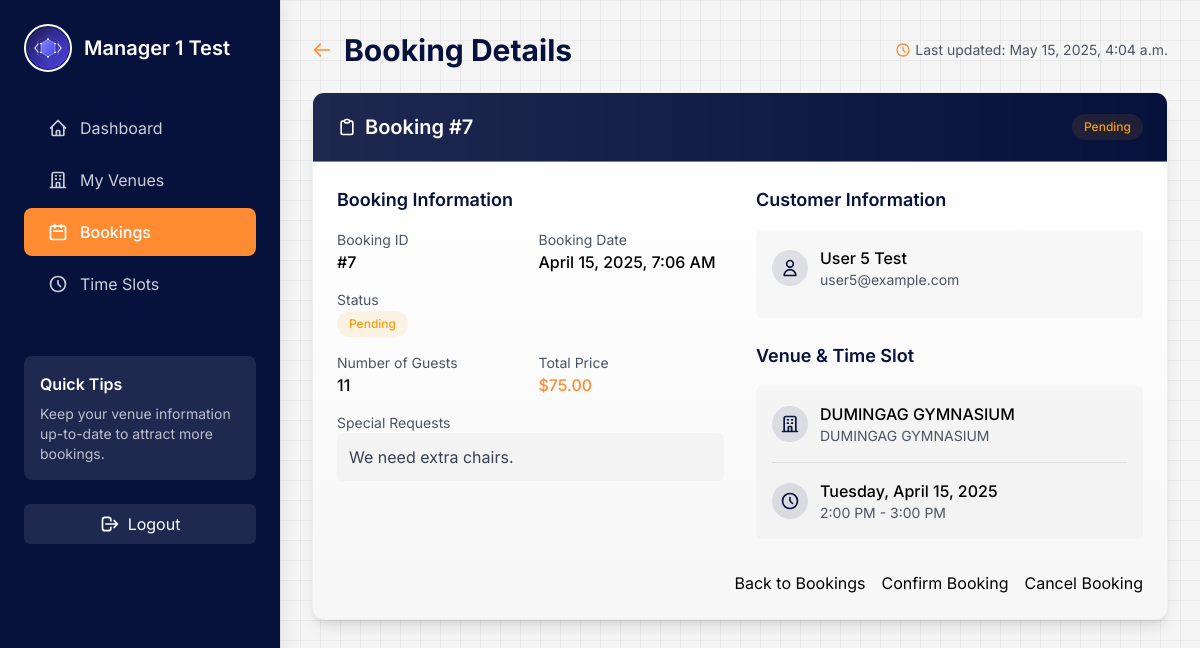
The page /manager/bookings/7/ (signed in) on the database as committed earlier.
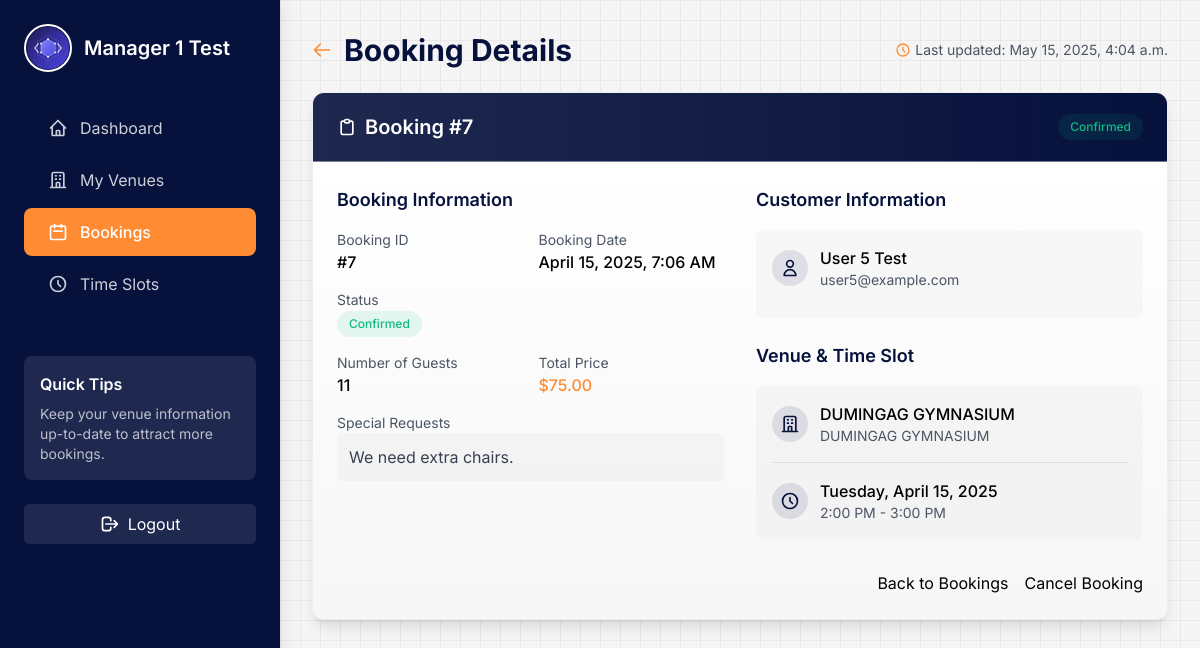
The same page on the database as committed later.
### booking/models/booking.py (models this page shows, shortened)
class Booking(models.Model):
    STATUS_CHOICES = [
        ('pending', 'Pending'),
        ('confirmed', 'Confirmed'),
        ('cancelled', 'Cancelled'),
    ]
    user = models.ForeignKey(User, on_delete=models.CASCADE, related_name='bookings')
    venue = models.ForeignKey(Venue, on_delete=models.CASCADE, related_name='bookings')
    time_slot = models.ForeignKey(TimeSlot, on_delete=models.CASCADE, related_name='bookings')
    num_guests = models.PositiveIntegerField()
    status = models.CharField(max_length=20, choices=STATUS_CHOICES, default='pending')
    special_requests = models.TextField(blank=True)
    total_price = models.DecimalField(max_digits=10, decimal_places=2)
    booking_date = models.DateTimeField(auto_now_add=True)
    class Meta:
        ordering = ['-booking_date']

### booking/models/venue.py (models this page shows, shortened)
class Venue(models.Model):
    STATUS_CHOICES = [
        ('active', 'Active'),
        ('maintenance', 'Under Maintenance'),
        ('inactive', 'Inactive'),
    ]
    name = models.CharField(max_length=200)
    description = models.TextField()
    address = models.CharField(max_length=255)
    capacity = models.PositiveIntegerField()
    hourly_rate = models.DecimalField(max_digits=10, decimal_places=2)
    image = models.ImageField(upload_to='venues/', blank=True, null=True)
    categories = models.ManyToManyField(Category, related_name='venues')
    manager = models.ForeignKey(VenueManager, on_delete=models.SET_NULL, null=True, related_name='managed_venues')
    status = models.CharField(max_length=20, choices=STATUS_CHOICES, default='active')
    created_at = models.DateTimeField(auto_now_add=True)
    updated_at = models.DateTimeField(auto_now=True)
    class Meta:
        ordering = ['name']

### booking/models/time_slot.py (models this page shows, shortened)
class TimeSlot(models.Model):
    venue = models.ForeignKey(Venue, on_delete=models.CASCADE, related_name='time_slots')
    date = models.DateField()
    start_time = models.TimeField()
    end_time = models.TimeField()
    is_available = models.BooleanField(default=True)
    class Meta:
        ordering = ['date', 'start_time']
        unique_together = ['venue', 'date', 'start_time']

### booking/views/manager_views.py (the view)
# urls.py: path('manager/bookings/<int:booking_id>/', views.manager_booking_detail, name='manager_booking_detail'),
@login_required
@venue_manager_required
def manager_booking_detail(request, booking_id):
    manager = request.user.venue_manager
    venues = Venue.objects.filter(manager=manager)
    booking = get_object_or_404(Booking, id=booking_id)
    if booking.venue.manager != manager:
        return HttpResponseForbidden("You don't have permission to view this booking.")
    context = {
        'booking': booking,
        'venues': venues,
    }
    return render(request, 'manager/booking_detail.html', context)

### booking/context_processors.py (called while the page is built)
def common_context(request):
    return {
        'all_categories': Category.objects.all(),
    }

### templates/manager/booking_detail.html (shortened to what the changed rows need)
<!DOCTYPE html>
<html lang="en">
<head>
    <script src="https://cdn.tailwindcss.com"></script>
</head>
<body>
<div class="dashboard-container">
    {% with active_page='bookings' %}
        {% include 'manager/components/sidebar.html' %}
    {% endwith %}
    <main class="p-8">
        <div class="flex justify-between items-center mb-6">
            <div class="flex items-center">
                <h1 class="text-3xl font-bold text-primary">Booking Details</h1>
            </div>
        </div>
        <div class="dashboard-card overflow-hidden shadow-lg mb-6">
            <div class="dashboard-card-header bg-gradient-to-r from-primary/90 to-primary">
                <h2 class="text-xl font-semibold text-white flex items-center">
                    <svg class="h-5 w-5 mr-2" fill="none" viewBox="0 0 24 24" stroke="currentColor">
                        <path stroke-linecap="round" stroke-linejoin="round" stroke-width="2" d="M9 5H7a2 2 0 00-2 2v12a2 2 0 002 2h10a2 2 0 002-2V7a2 2 0 00-2-2h-2M9 5a2 2 0 002 2h2a2 2 0 002-2M9 5a2 2 0 012-2h2a2 2 0 012 2"></path>
                    </svg>
                    Booking #{{ booking.id }}
                </h2>
                <span class="badge {% if booking.status == 'confirmed' %}badge-success{% elif booking.status == 'pending' %}badge-warning{% else %}badge-danger{% endif %}">
                    {{ booking.status|title }}
                </span>
            </div>
            <div class="p-6 bg-gradient-to-b from-white to-off-white/50">
                <div class="grid grid-cols-1 md:grid-cols-2 gap-8">
                    <div>
                        <div class="space-y-4">
                            <div class="grid grid-cols-2 gap-4">
                                <div>
                                    <p class="text-gray-600 text-sm">Booking ID</p>
                                    <p class="font-medium">#{{ booking.id }}</p>
                                </div>
                                <div>
                                    <p class="text-gray-600 text-sm">Booking Date</p>
                                    <p class="font-medium">{{ booking.booking_date|date:"F j, Y, g:i A" }}</p>
                                </div>
                            </div>
                            <div>
                                <p class="font-medium">
                                    <span class="badge {% if booking.status == 'confirmed' %}badge-success{% elif booking.status == 'pending' %}badge-warning{% else %}badge-danger{% endif %}">
                                        {{ booking.status|title }}
                                    </span>
                                </p>
                            </div>
                            <div class="grid grid-cols-2 gap-4">
                                <div>
                                    <p class="text-gray-600 text-sm">Number of Guests</p>
                                    <p class="font-medium">{{ booking.num_guests }}</p>
                                </div>
                                <div>
                                    <p class="text-gray-600 text-sm">Total Price</p>
                                    <p class="font-medium text-accent">${{ booking.total_price }}</p>
                                </div>
                            </div>
                            {% if booking.special_requests %}
                            <div>
                                <p class="text-gray-600 text-sm">Special Requests</p>
                                <p class="bg-light-gray/20 p-3 rounded-md text-gray-700">{{ booking.special_requests }}</p>
                            </div>
                            {% endif %}
                        </div>
                    </div>
                    <div>
                        <div class="bg-light-gray/20 p-4 rounded-md mb-6">
                            <div class="flex items-center mb-3">
                                <div>
                                    <p class="font-medium">{{ booking.user.get_full_name|default:booking.user.username }}</p>
                                    <p class="text-sm text-gray-600">{{ booking.user.email }}</p>
                                </div>
                            </div>
                        </div>
                        <div class="bg-light-gray/20 p-4 rounded-md">
                            <div class="flex items-center mb-3">
                                <div>
                                    <p class="font-medium">{{ booking.venue.name }}</p>
                                    <p class="text-sm text-gray-600">{{ booking.venue.address }}</p>
                                </div>
                            </div>
                            <div class="mt-4 border-t border-light-gray pt-4">
                                <div class="flex items-center">
                                    <div>
                                        <p class="font-medium">{{ booking.time_slot.date|date:"l, F j, Y" }}</p>
                                        <p class="text-sm text-gray-600">{{ booking.time_slot.start_time|time:"g:i A" }} - {{ booking.time_slot.end_time|time:"g:i A" }}</p>
                                    </div>
                                </div>
                            </div>
                        </div>
                    </div>
                </div>
                <div class="mt-8 flex justify-end space-x-4">
                    <a href="{% url 'manager_bookings' %}" class="btn-outline-primary">
                        Back to Bookings
                    </a>
                    {% if booking.status == 'pending' %}
                    <a href="{% url 'manager_confirm_booking' booking.id %}" class="btn-success" onclick="return confirm('Are you sure you want to confirm this booking?');">
                        Confirm Booking
                    </a>
                    {% endif %}
                    {% if booking.status != 'cancelled' %}
                    <a href="{% url 'manager_cancel_booking' booking.id %}" class="btn-danger" onclick="return confirm('Are you sure you want to cancel this booking?');">
                        Cancel Booking
                    </a>
                    {% endif %}
                </div>
            </div>
        </div>
    </main>
</div>
</body>
</html>

Rows that differ between the two databases and show on the page:
changed Booking "We need extra chairs.": status "Pending" → "Confirmed"
Other text that changed with them:
text no longer shown: "Confirm Booking"
